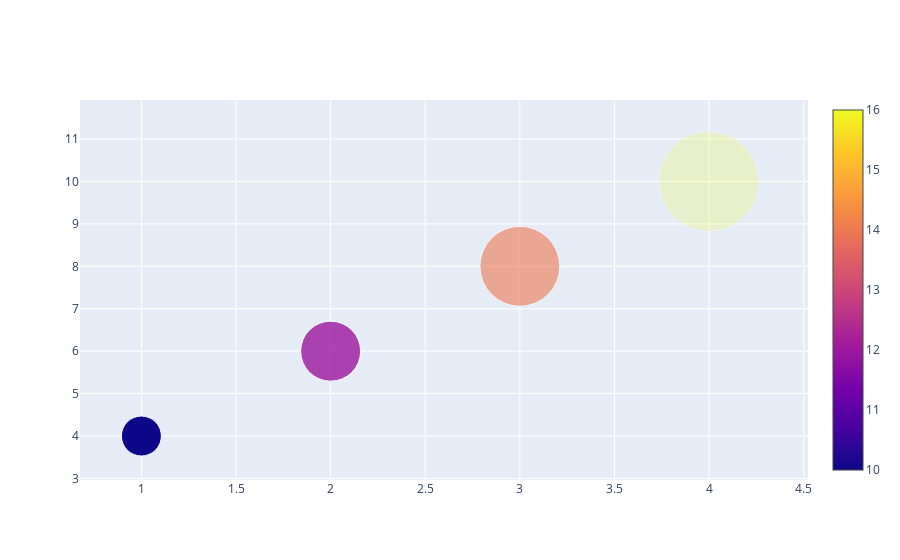

Here is the notebook cell this chart was saved with:
### Code cell
import plotly.graph_objects as go

x = [1, 2, 3, 4]
y = [4, 6, 8, 10]

fig = go.Figure(go.Scatter(
    x=x,
    y=y,
    text=['Product A', 'Product B', 'Product C', 'Product D'],
    mode="markers",
    marker=dict(
        size=[40, 60, 80, 100],  # Set marker sizes
        color=[10, 12, 14, 16],  # Set marker colors
        opacity=[1, 0.8, 0.6, 0.2],  # Set marker opacities
        showscale=True
    )
))

fig.show()

### Figure 1 — Plotly figure (JSON) as saved in the notebook; plotly's stock layout.template omitted (floating-point values rounded to 4 significant figures)
{"data": [{"marker": {"color": [10, 12, 14, 16], "opacity": [1, 0.8, 0.6, 0.2], "showscale": true, "size": [40, 60, 80, 100]}, "mode": "markers", "text": ["Product A", "Product B", "Product C", "Product D"], "type": "scatter", "x": [1, 2, 3, 4], "y": [4, 6, 8, 10]}], "layout": {}}
